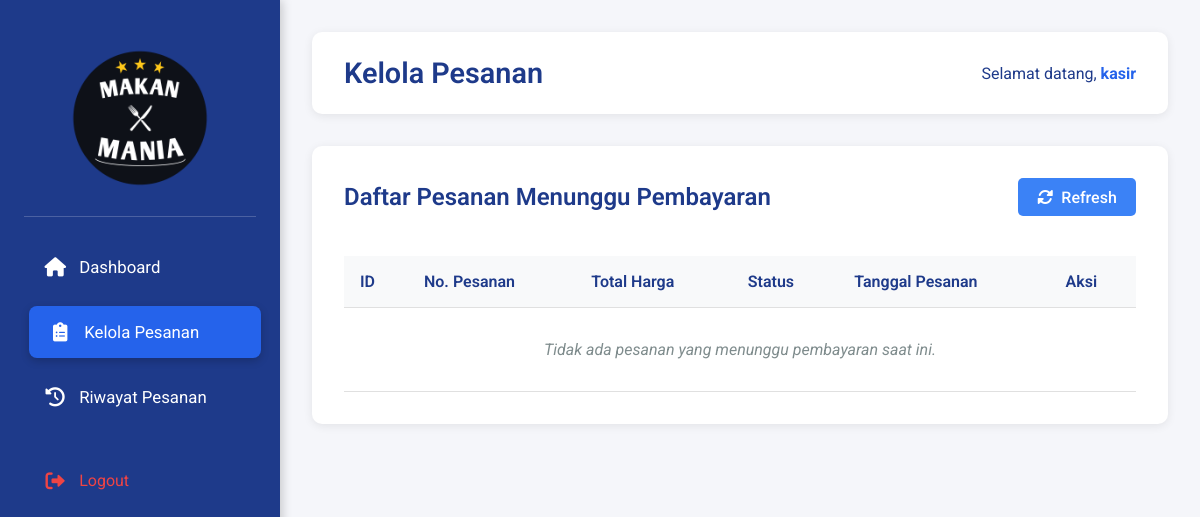
The page /kasir/kelola-pesanan.php (signed in) on the database as committed earlier.
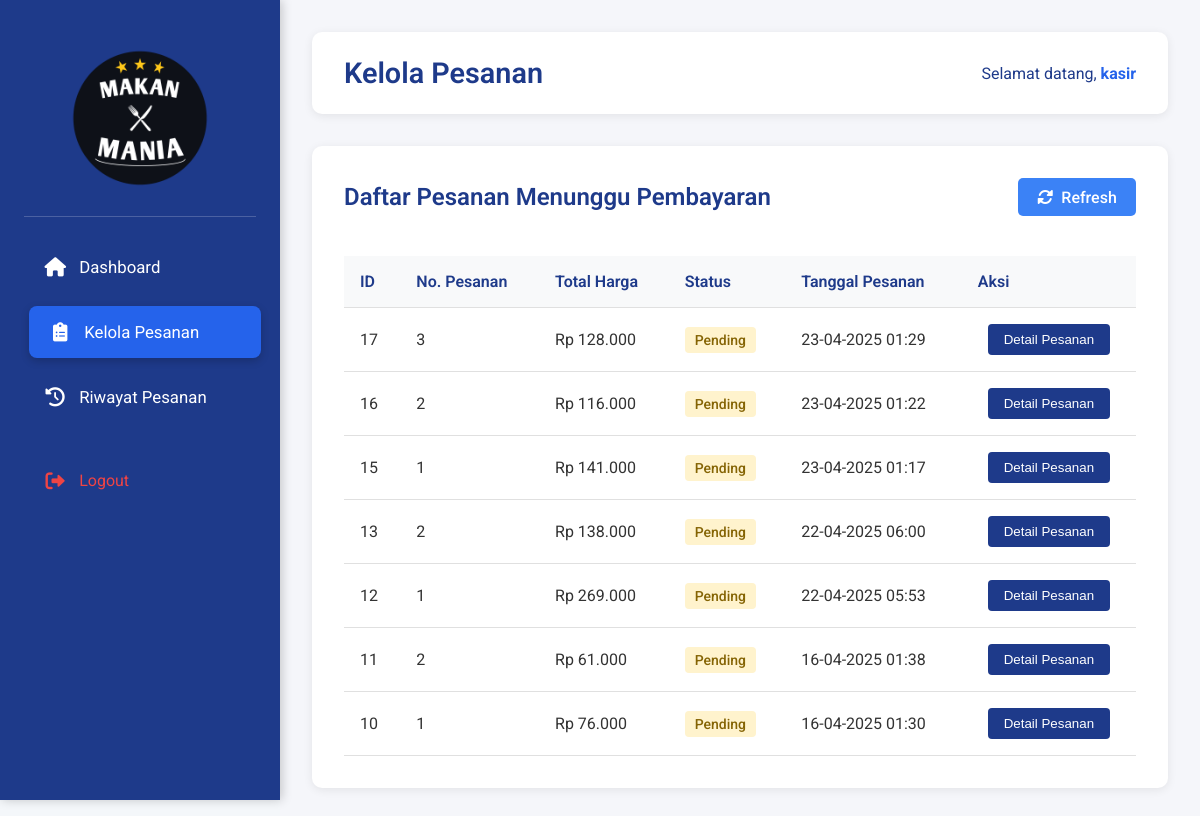
The same page on the database as committed later.
### tables this page shows
CREATE TABLE `users` (
  `id` int NOT NULL,
  `username` varchar(50) NOT NULL,
  `password` varchar(255) NOT NULL,
  `role` enum('admin','kasir','pelayan') NOT NULL
);

CREATE TABLE `orders` (
  `id` int NOT NULL,
  `order_number` int NOT NULL,
  `total_price` decimal(10,2) NOT NULL,
  `status` enum('pending','processing','completed','cancelled') DEFAULT 'pending',
  `created_at` timestamp NULL DEFAULT CURRENT_TIMESTAMP
);

### kasir/kelola-pesanan.php (the view, shortened to what this page needs)
<?php
require_once('../database/config-login.php');
$user_id = $_SESSION['user_id'];
$query_user = "SELECT username FROM users WHERE id = $user_id";
$result_user = mysqli_query($conn, $query_user);
$user_data = mysqli_fetch_assoc($result_user);
$username = $user_data['username'];
$query_orders = "SELECT id, order_number, total_price, status, created_at FROM orders WHERE status = 'pending' ORDER BY created_at DESC";
$result_orders = mysqli_query($conn, $query_orders);
?>
<!DOCTYPE html>
<html lang="en">
<head>
    <link rel="stylesheet" href="../css/kasir-sidebar.css">
    <link rel="stylesheet" href="../css/kelola-pesanan-kasir.css">
    <link rel="stylesheet" href="https://cdnjs.cloudflare.com/ajax/libs/font-awesome/6.0.0/css/all.min.css">
</head>
<body>
    <div class="container">
        <div class="sidebar">
            <div class="logo">
                <img src="../assets/logo.png" alt="Logo Restoran">
            </div>
            <nav>
                <ul>
                    <li>
                        <a href="dashboard.php">
                            <i class="fas fa-home"></i>
                            <span>Dashboard</span>
                        </a>
                    </li>
                    <li class="active">
                        <a href="kelola-pesanan.php">
                            <i class="fas fa-clipboard-list"></i>
                            <span>Kelola Pesanan</span>
                        </a>
                    </li>
                    <li>
                        <a href="riwayat-pesanan.php">
                            <i class="fas fa-history"></i>
                            <span>Riwayat Pesanan</span>
                        </a>
                    </li>
                    <li>
                        <a href="../login.php" class="logout">
                            <i class="fas fa-sign-out-alt"></i> Logout
                        </a>
                    </li>
                </ul>
            </nav>
        </div>
        <div class="main-content">
            <header>
                <h1>Kelola Pesanan</h1>
                <div class="user-welcome">
                    <p>Selamat datang, <span class="username"><?php echo $username; ?></span></p>
                </div>
            </header>
            <div class="orders-container">
                <div class="order-header">
                    <h2>Daftar Pesanan Menunggu Pembayaran</h2>
                    <div class="refresh-btn" id="refresh-btn">
                        <i class="fas fa-sync-alt"></i> Refresh
                    </div>
                </div>
                <div class="table-container" id="orders-table">
                    <table>
                        <thead>
                            <tr>
                                <th>ID</th>
                                <th>No. Pesanan</th>
                                <th>Total Harga</th>
                                <th>Status</th>
                                <th>Tanggal Pesanan</th>
                                <th>Aksi</th>
                            </tr>
                        </thead>
                        <tbody>
                            <?php if(mysqli_num_rows($result_orders) > 0): ?>
                                <?php while($order = mysqli_fetch_assoc($result_orders)): ?>
                                <tr>
                                    <td><?php echo $order['id']; ?></td>
                                    <td><?php echo $order['order_number']; ?></td>
                                    <td>Rp <?php echo number_format($order['total_price'], 0, ',', '.'); ?></td>
                                    <td>
                                        <span class="status pending">
                                            <?php echo ucfirst($order['status']); ?>
                                        </span>
                                    </td>
                                    <td><?php echo date('d-m-Y H:i', strtotime($order['created_at'])); ?></td>
                                    <td>
                                        <button class="detail-btn" data-id="<?php echo $order['id']; ?>">
                                            Detail Pesanan
                                        </button>
                                    </td>
                                </tr>
                                <?php endwhile; ?>
                            <?php else: ?>
                                <tr>
                                    <td colspan="6" class="no-data">Tidak ada pesanan yang menunggu pembayaran saat ini.</td>
                                </tr>
                            <?php endif; ?>
                        </tbody>
                    </table>
                </div>
            </div>
        </div>
    </div>
</body>
</html>

### css/kasir-sidebar.css (style rules this page uses)
* { margin: 0; padding: 0; box-sizing: border-box; }
body { font-family: 'Roboto', sans-serif; background-color: #f4f7fa; color: #333; }
.container { display: flex; min-height: 100vh; }
.sidebar { width: 280px; background-color: #1e3a8a; color: #ffffff; padding: 1.5rem; transition: all 0.3s ease; box-shadow: 2px 0 10px rgba(0,0,0,0.2); position: fixed; height: 100vh; overflow-y: auto; z-index: 100; }
.logo { text-align: center; padding: 1.5rem 0; border-bottom: 1px solid rgba(255, 255, 255, 0.2); margin-bottom: 1.5rem; }
.logo img { width: 140px; height: auto; transition: transform 0.3s ease; }
.sidebar nav ul { list-style: none; padding: 0; margin: 0; }
.sidebar nav ul li { margin-bottom: 0.8rem; }
.sidebar nav ul li a { display: flex; align-items: center; padding: 1rem 1.2rem; color: white; text-decoration: none; border-radius: 8px; transition: all 0.3s ease; }
.sidebar nav ul li a i { margin-right: 12px; font-size: 1.2rem; width: 24px; text-align: center; }
.sidebar nav ul li a span { font-size: 1.05rem; }
.sidebar nav ul li a:hover, .sidebar nav ul li.active a { background-color: #2563eb; transform: translateX(5px); box-shadow: 0 3px 8px rgba(0,0,0,0.2); }
.sidebar nav ul li a.logout { margin-top: 2rem; color: #ef4444; }
.main-content { flex: 1; padding: 2rem; margin-left: 280px; background-color: #f5f6fa; transition: all 0.3s ease; }
header { background-color: white; padding: 1.5rem 2rem; border-radius: 10px; box-shadow: 0 2px 10px rgba(0,0,0,0.08); margin-bottom: 2rem; display: flex; justify-content: space-between; align-items: center; }
header h1 { color: #1e3a8a; font-size: 1.8rem; font-weight: 600; }
.user-welcome { color: #1e3a8a; font-size: 1rem; display: flex; align-items: center; gap: 10px; }
.user-welcome .username { font-weight: bold; color: #2563eb; }

### css/kelola-pesanan-kasir.css (style rules this page uses)
* { margin: 0; padding: 0; box-sizing: border-box; }
body { font-family: 'Roboto', sans-serif; background-color: #f4f7fa; color: #333; }
.orders-container { background-color: white; border-radius: 10px; box-shadow: 0 2px 10px rgba(0,0,0,0.08); padding: 2rem; margin-bottom: 2rem; }
.order-header { display: flex; justify-content: space-between; align-items: center; margin-bottom: 1.5rem; }
.order-header h2 { color: #1e3a8a; font-size: 1.5rem; font-weight: 600; }
.refresh-btn { display: flex; align-items: center; padding: 0.6rem 1.2rem; background-color: #3b82f6; color: white; border-radius: 5px; cursor: pointer; transition: all 0.3s ease; font-weight: 500; }
.refresh-btn i { margin-right: 0.5rem; }
.table-container { overflow-x: auto; }
table { width: 100%; border-collapse: collapse; margin-top: 1rem; }
table th, table td { padding: 1rem; text-align: left; border-bottom: 1px solid #e0e0e0; }
table th { background-color: #f8f9fa; color: #1e3a8a; font-weight: 600; }
table td:last-child { text-align: center; }
.detail-btn { padding: 0.5rem 1rem; background-color: #1e3a8a; color: white; border: none; border-radius: 4px; cursor: pointer; transition: all 0.3s ease; }
.status { padding: 5px 10px; border-radius: 4px; font-weight: 500; font-size: 14px; }
.status.pending { background-color: #fff3cd; color: #856404; }
.no-data { text-align: center; color: #7f8c8d; padding: 2rem 0 !important; font-style: italic; }

Rows that differ between the two databases and show on the page:
added orders: id "17", order_number "3", total_price "128.000", status "Pending", created_at "23-04-2025 01:29"
added orders: id "16", order_number "2", total_price "116.000", status "Pending", created_at "23-04-2025 01:22"
added orders: id "15", order_number "1", total_price "141.000", status "Pending", created_at "23-04-2025 01:17"
added orders: id "13", order_number "2", total_price "138.000", status "Pending", created_at "22-04-2025 06:00"
added orders: id "12", order_number "1", total_price "269.000", status "Pending", created_at "22-04-2025 05:53"
added orders: id "11", order_number "2", total_price "61.000", status "Pending", created_at "16-04-2025 01:38"
added orders: id "10", order_number "1", total_price "76.000", status "Pending", created_at "16-04-2025 01:30"
Other text that changed with them:
text no longer shown: "Tidak ada pesanan yang menunggu pembayaran saat ini."
